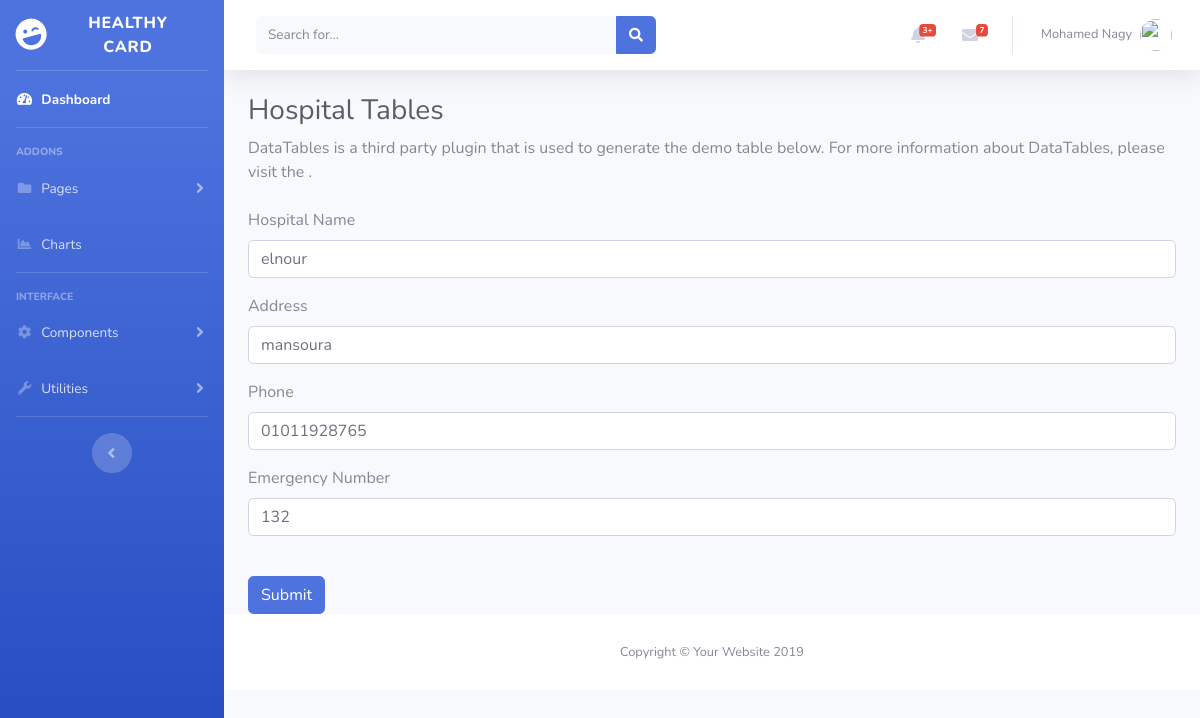
The app's page /admin/hospitals.php?action=edite&id=12 (signed in) with its own data.
### tables this page shows
CREATE TABLE `uner` (
  `id` int(11) NOT NULL,
  `username` varchar(255) NOT NULL,
  `email` varchar(255) NOT NULL,
  `password` varchar(255) NOT NULL,
  `priv` int(11) NOT NULL
);

CREATE TABLE `hospital` (
  `id` int(11) NOT NULL,
  `hospital_name` varchar(255) NOT NULL,
  `address` varchar(255) NOT NULL,
  `phone` varchar(100) NOT NULL,
  `em_number` varchar(100) NOT NULL
);

### admin/design/hospital/edithospform.php (the view, shortened to what this page needs)
<?php
        require "functions/connect.php";
        $id         =   $_GET['id'];
        $selecthos  =   "SELECT * FROM hospital WHERE id = $id";
        $query      =   $conn -> query($selecthos);
        $hos        =   $query -> fetch_assoc();
?>
<form method="post" action="functions/hospital/edithospital.php">
  <div class="form-group">
    <label for="exampleInputEmail1">Hospital Name</label>
    <input type="text" name="hospital_name" value="<?= $hos['hospital_name'] ?>" class="form-control" id="exampleInputEmail1"required>
  </div>
    <div class="form-group">
    <label for="exampleInputEmail1">Address</label>
    <input type="text" name="address" value="<?= $hos['address'] ?>" class="form-control" id="exampleInputEmail1" required>
  </div>
    <div class="form-group">
    <label for="exampleInputEmail1">Phone</label>
    <input type="text" name="phone" value="<?= $hos['phone'] ?>" class="form-control" id="exampleInputEmail1" required>
  </div>
    <div class="form-group">
    <label for="exampleInputEmail1">Emergency Number</label>
    <input type="text" name="em_number" value="<?= $hos['em_number'] ?>" class="form-control" id="exampleInputEmail1" required>
  </div>
<br>
  <button type="submit" class="btn btn-primary">Submit</button>
</form>

### admin/includes/header.php (shortened to what this page needs)
<nav class="navbar navbar-expand navbar-light bg-white topbar mb-4 static-top shadow">
<form class="d-none d-sm-inline-block form-inline mr-auto ml-md-3 my-2 my-md-0 mw-100 navbar-search">
  <div class="input-group">
    <input type="text" class="form-control bg-light border-0 small" placeholder="Search for..." aria-label="Search" aria-describedby="basic-addon2">
    <div class="input-group-append">
      <button class="btn btn-primary" type="button">
        <i class="fas fa-search fa-sm"></i>
      </button>
    </div>
  </div>
</form>
<ul class="navbar-nav ml-auto">
  <li class="nav-item dropdown no-arrow mx-1">
    <a class="nav-link dropdown-toggle" href="#" id="alertsDropdown" role="button" data-toggle="dropdown" aria-haspopup="true" aria-expanded="false">
      <i class="fas fa-bell fa-fw"></i>
      <span class="badge badge-danger badge-counter">3+</span>
    </a>
  </li>
  <li class="nav-item dropdown no-arrow mx-1">
    <a class="nav-link dropdown-toggle" href="#" id="messagesDropdown" role="button" data-toggle="dropdown" aria-haspopup="true" aria-expanded="false">
      <i class="fas fa-envelope fa-fw"></i>
      <span class="badge badge-danger badge-counter">7</span>
    </a>
  </li>
  <?php
  $nam  = $_SESSION['name'];
  $id  = $_SESSION['login'];
   require_once "functions/connect.php";
   $sel  = "SELECT * FROM $nam  WHERE  id = $id";
   $query = $conn -> query($sel);
   $name  = $query -> fetch_assoc();
  ?>
  <li class="nav-item dropdown no-arrow">
    <a class="nav-link dropdown-toggle" href="#" id="userDropdown" role="button" data-toggle="dropdown" aria-haspopup="true" aria-expanded="false">
      <span class="mr-2 d-none d-lg-inline text-gray-600 small"><?php echo @$name['username'] ?></span>
      <img class="img-profile rounded-circle" src="https://source.unsplash.com/QAB-WJcbgJk/60x60">
    </a>
  </li>
</ul>
</nav>

### records on screen
uner: username "Mohamed Nagy"
hospital: hospital_name "elnour", address "mansoura", phone "01011928765", em_number "132"
